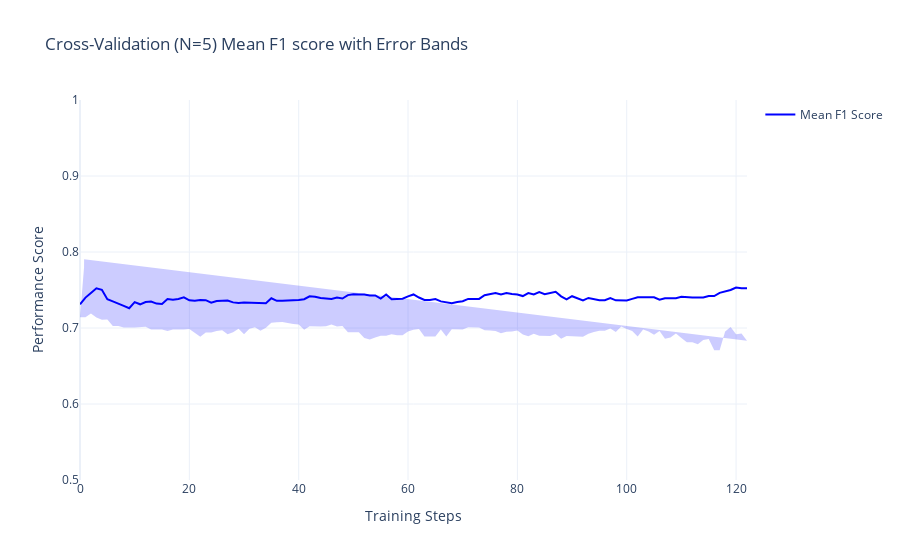

Notebook code cell kept with this figure:
### Markdown cell above
And get the performance plots:

### Code cell
from ARISA_DSML.train import plot_error_scatter
cv_results = pd.read_csv(cv_output_path)
plot_error_scatter(
    df_plot=cv_results, 
    name="Mean F1 Score", 
    title="Cross-Validation (N=5) Mean F1 score with Error Bands",
    xtitle="Training Steps",
    ytitle="Performance Score",
    yaxis_range=[0.5, 1]
)

### Figure 1 — Plotly figure (JSON) as saved in the notebook; plotly's stock layout.template omitted (floating-point values rounded to 4 significant figures; data arrays with more than 128 entries replaced by an {"elided": "..."} marker saying what was removed)
{"data": [{"line": {"color": "blue"}, "mode": "lines", "name": "Mean F1 Score", "type": "scatter", "x": [0, 1, 2, 3, 4, 5, 6, 7, 8, 9, 10, 11, 12, 13, 14, 15, 16, 17, 18, 19, 20, 21, 22, 23, 24, 25, 26, 27, 28, 29, 30, 31, 32, 33, 34, 35, 36, 37, 38, 39, 40, 41, 42, 43, 44, 45, 46, 47, 48, 49, 50, 51, 52, 53, 54, 55, 56, 57, 58, 59, 60, 61, 62, 63, 64, 65, 66, 67, 68, 69, 70, 71, 72, 73, 74, 75, 76, 77, 78, 79, 80, 81, 82, 83, 84, 85, 86, 87, 88, 89, 90, 91, 92, 93, 94, 95, 96, 97, 98, 99, 100, 101, 102, 103, 104, 105, 106, 107, 108, 109, 110, 111, 112, 113, 114, 115, 116, 117, 118, 119, 120, 121, 122], "y": [0.7312, 0.74, 0.7462, 0.7523, 0.7502, 0.7379, 0.7351, 0.7317, 0.7292, 0.726, 0.7341, 0.7312, 0.7342, 0.7349, 0.7321, 0.7317, 0.738, 0.7372, 0.7382, 0.7403, 0.7364, 0.7359, 0.7368, 0.7366, 0.7333, 0.7355, 0.7361, 0.7361, 0.7337, 0.7328, 0.7336, 0.7336, 0.7336, 0.7336, 0.7327, 0.7392, 0.7358, 0.7357, 0.7357, 0.7366, 0.7368, 0.7379, 0.7417, 0.7411, 0.7394, 0.7383, 0.7381, 0.74, 0.7388, 0.7433, 0.7445, 0.7439, 0.7441, 0.7428, 0.7428, 0.7386, 0.7441, 0.738, 0.738, 0.7386, 0.7416, 0.7441, 0.7401, 0.7369, 0.7369, 0.738, 0.735, 0.7338, 0.7327, 0.7341, 0.7352, 0.7383, 0.7383, 0.7383, 0.7432, 0.7451, 0.746, 0.7441, 0.746, 0.7447, 0.7441, 0.742, 0.746, 0.7442, 0.7471, 0.7446, 0.7458, 0.7477, 0.7417, 0.7378, 0.7419, 0.7395, 0.7364, 0.7395, 0.7375, 0.7364, 0.7365, 0.7395, 0.7365, 0.7365, 0.7363, 0.7384, 0.7404, 0.7404, 0.7404, 0.7404, 0.7372, 0.7392, 0.7392, 0.7392, 0.7411, 0.7402, 0.7402, 0.7402, 0.7402, 0.742, 0.742, 0.7462, 0.7481, 0.7501, 0.7533, 0.7523, 0.7523]}, {"fill": "toself", "fillcolor": "rgba(0, 0, 255, 0.2)", "line": {"color": "rgba(255, 255, 255, 0)"}, "showlegend": false, "type": "scatter", "x": {"elided": "246 float values"}, "y": {"elided": "246 float values"}}], "layout": {"title": {"text": "Cross-Validation (N=5) Mean F1 score with Error Bands"}, "xaxis": {"title": {"text": "Training Steps"}}, "yaxis": {"range": [0.5, 1], "title": {"text": "Performance Score"}}}}
